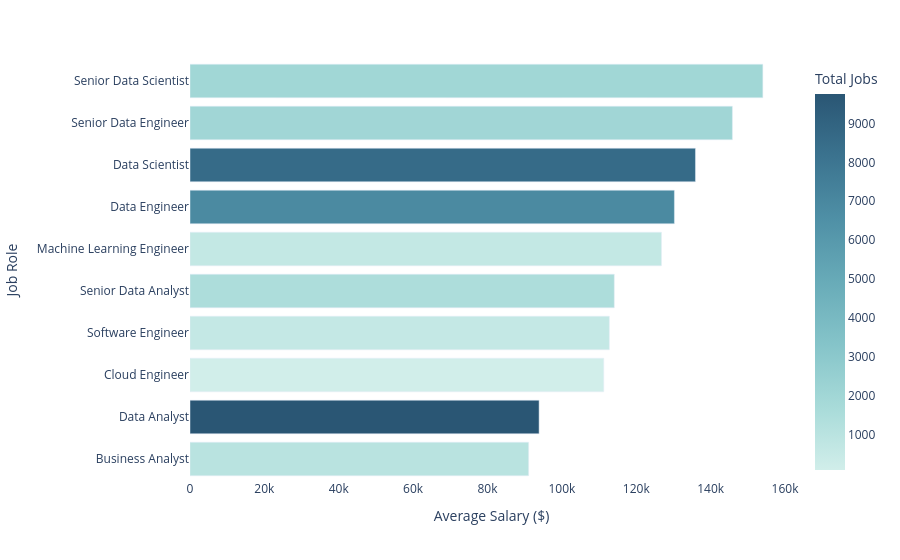

The code cell stored with this chart in its notebook:
### Code cell
job=job.sort_values('avg_salary',ascending=True)


fig=px.bar(
    job,
    x='avg_salary',
    y='job_title_short',
    orientation='h',
    color='total_jobs',
    hover_data=['min_salary','max_salary'],
    color_continuous_scale='teal'
)

fig.update_layout(
    xaxis_title='Average Salary ($)',
    yaxis_title='Job Role',
    plot_bgcolor='white',
    coloraxis_colorbar=dict(title='Total Jobs')
)



fig.show()

### Figure 1 — Plotly figure (JSON) as saved in the notebook; plotly's stock layout.template omitted (floating-point values rounded to 4 significant figures)
{"data": [{"customdata": [[16500, 387460], [25000, 650000], [42000, 280000], [28000, 375000], [30000, 425000], [30000, 325000], [15000, 525000], [27000, 960000], [35000, 425000], [45000, 890000]], "hovertemplate": "avg_salary=%{x}<br>job_title_short=%{y}<br>min_salary=%{customdata[0]}<br>max_salary=%{customdata[1]}<br>total_jobs=%{marker.color}<extra></extra>", "legendgroup": "", "marker": {"color": [1031, 9756, 90, 589, 1494, 634, 6875, 8584, 2031, 2016], "coloraxis": "coloraxis", "pattern": {"shape": ""}}, "name": "", "orientation": "h", "showlegend": false, "textposition": "auto", "type": "bar", "x": [91071, 93876, 111268, 112778, 114104, 126786, 130267, 135929, 145867, 154050], "xaxis": "x", "y": ["Business Analyst", "Data Analyst", "Cloud Engineer", "Software Engineer", "Senior Data Analyst", "Machine Learning Engineer", "Data Engineer", "Data Scientist", "Senior Data Engineer", "Senior Data Scientist"], "yaxis": "y"}], "layout": {"barmode": "relative", "coloraxis": {"colorbar": {"title": {"text": "Total Jobs"}}, "colorscale": [[0, "rgb(209, 238, 234)"], [0.1667, "rgb(168, 219, 217)"], [0.3333, "rgb(133, 196, 201)"], [0.5, "rgb(104, 171, 184)"], [0.6667, "rgb(79, 144, 166)"], [0.8333, "rgb(59, 115, 143)"], [1, "rgb(42, 86, 116)"]]}, "legend": {"tracegroupgap": 0}, "margin": {"t": 60}, "plot_bgcolor": "white", "xaxis": {"anchor": "y", "domain": [0, 1], "title": {"text": "Average Salary ($)"}}, "yaxis": {"anchor": "x", "domain": [0, 1], "title": {"text": "Job Role"}}}}
